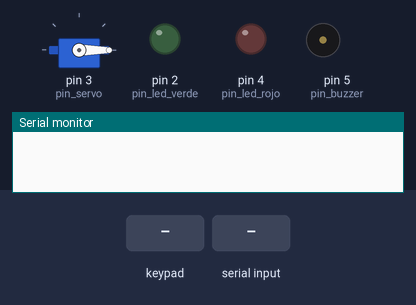
The sketch below on a simulated Arduino Uno, built with avr-gcc and run on an emulated ATmega328P. Parts: servo, output pins drawn as LEDs (lit = HIGH), buzzer (waves = sounding, pin HIGH), the last lines printed to the serial monitor. The inputs (shaded band) are chosen by the test bench.

Above: at 1.2 s.
1.3 s: keypad keys 1 3 1 2 1 1 1 0 # pressed 0.4 s apart
At 4.4 s:
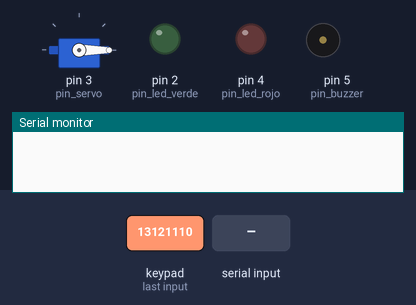
6.4 s: "0" received over Serial
At 6.8 s:
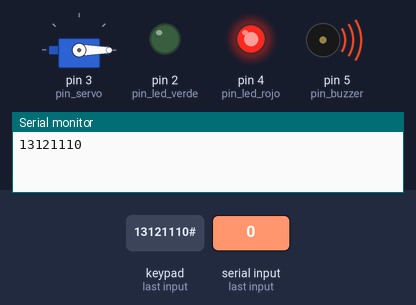
9.0 s: "1" received over Serial
At 9.8 s:
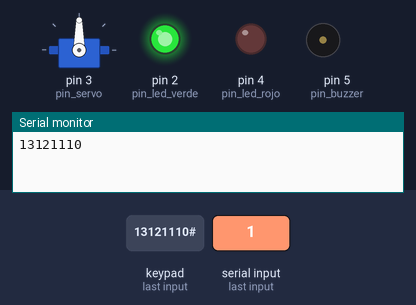
Timing chart, 0 to 15.5 s (numbered marks = the images above; inputs shaded):
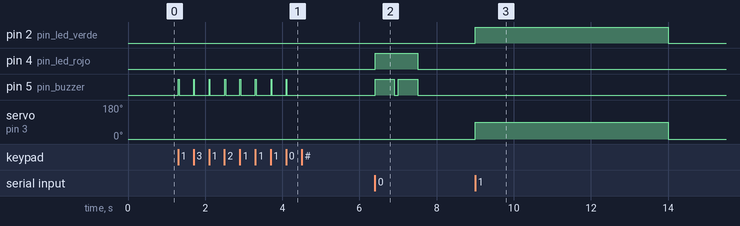

The sketch:

sketch.ino
```cpp
// C++ code
//
#include <Keypad.h>
#include <Servo.h>

const int pin_led_rojo = 4;
const int pin_led_verde = 2;
const int pin_buzzer = 5;

//cosas del keypad
const byte ROWS = 4;
const byte COLS = 3;
char keys[ROWS][COLS] = {
  {'1','2','3'},
  {'4','5','6'},
  {'7','8','9'},
  {'*','0','#'}
};

byte rowPins[ROWS] = {13, 12, 11, 10};
byte colPins[COLS]= {9, 8, 7};

Keypad keypad = Keypad( makeKeymap(keys), rowPins, colPins, ROWS, COLS);

// cosas del servo
const int pin_servo = 3;
Servo miServo;
const int posicion_inicial = 0;
const int segundos_de_apertura = 5000;


// variable donde guardare el numero recibido del Keypad
String cadena_caracteres = "";

void setup()
{
  pinMode(LED_BUILTIN, OUTPUT);
  pinMode(pin_led_rojo, OUTPUT);
  pinMode(pin_led_verde, OUTPUT);
  pinMode(pin_buzzer, OUTPUT);
  pinMode(pin_servo, OUTPUT);

  Serial.begin(9600);

  miServo.attach(pin_servo);
  miServo.write(posicion_inicial);
}

void loop()
{
 // recibiendo datos del numpad
 char tecla = keypad.getKey();

  if( tecla != NO_KEY){
 	//enviar contrasena a la computadora
    if( tecla == '#'){
      if(cadena_caracteres != ""){
      	enviar_cadena(cadena_caracteres);
      }
    }
    else if (tecla != '*'){
      // Agregar a lista de caracteres
      agregar_a_lista(tecla);
    }
  }

  // En cada ciclo espera a que la computadora envie un 0 o un 1.
  buscar_respuesta();
}

void agregar_a_lista(char tecla){
 cadena_caracteres = cadena_caracteres + tecla;
 digitalWrite(pin_buzzer, HIGH);
 delay(20);
  digitalWrite(pin_buzzer, LOW);
}

void abrir_puerta()
{
  miServo.write(posicion_inicial + 90);

  delay(segundos_de_apertura);

  miServo.write(posicion_inicial);
}

void contrasena_correcta()
{
 digitalWrite(pin_led_verde, HIGH);
 abrir_puerta();
 digitalWrite(pin_led_verde, LOW);
}

void contrasena_incorrecta() {
 // Activar el LED rojo y el buzzer
  digitalWrite(pin_led_rojo, HIGH);
  digitalWrite(pin_buzzer, HIGH);

  // Mantener activos por el tiempo especificado
  delay(500);
  digitalWrite(pin_buzzer, LOW);
  delay(100);
  digitalWrite(pin_buzzer,HIGH);
  delay(500);

  // Desactivar el LED y el buzzer
  digitalWrite(pin_led_rojo, LOW);
  digitalWrite(pin_buzzer, LOW);
}

void enviar_cadena(String cadena) {
  // Enviar la cadena por el puerto serial
  Serial.println(cadena_caracteres);

  // Esperar a recibir respuesta de la computadora
  int si_respondio = buscar_respuesta();  // Inicializar con un valor que no sea '0' o '1'
  while (si_respondio == 0) {
    si_respondio = buscar_respuesta();
    delay(10);
  }


  cadena_caracteres = "";
}

// Metodo para ver si hubo una respuesta
// retorna 1 si encontro una, retorna 0 si no
int buscar_respuesta(){
  char respuesta = Serial.read();
  if (respuesta == '1'){
    contrasena_correcta();
    return 1;
  }
  else if (respuesta == '0'){
    contrasena_incorrecta();
    return 1;
  }
  return 0;
}
```

Measured:
- after the input at 1.3 s, pin 5 (pin_buzzer): alternates HIGH for 0.02 s and LOW for 0.38 s, 16 changes in all, then stays LOW, starting at once
- after the input at 6.4 s, pin 4 (pin_led_rojo): LOW → HIGH at once, → LOW 1.1 s later; pin 5 (pin_buzzer): alternates HIGH for 0.50 s and LOW for 0.10 s, 4 changes in all, then stays LOW, starting at once
- after the input at 9.0 s, pin 2 (pin_led_verde): LOW → HIGH at once, → LOW 5.0 s later; servo on pin 3 (pin_servo): 0° → 90° at once, → 0° 5.0 s later
